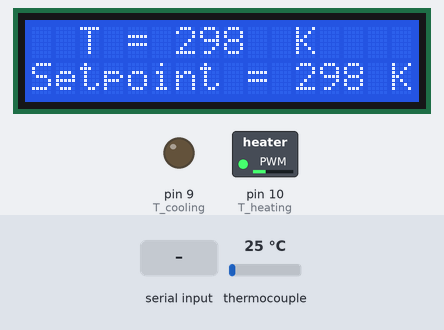
The sketch below on a simulated Arduino Uno, built with avr-gcc and run on an emulated ATmega328P. Shown: 16×2 character LCD, switched loads named in the sketch (green lamp = pin HIGH), output pins drawn as LEDs (lit = HIGH). The test bench sets the inputs (shaded band); at power-on: thermocouple 25 °C.

Above: at 1.8 s.
1.9 s: "SETPOINT\n" received over Serial
At 3.5 s:
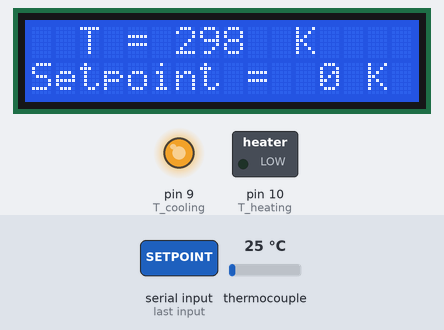
3.8 s: thermocouple set to 6 °C
At 4.7 s:
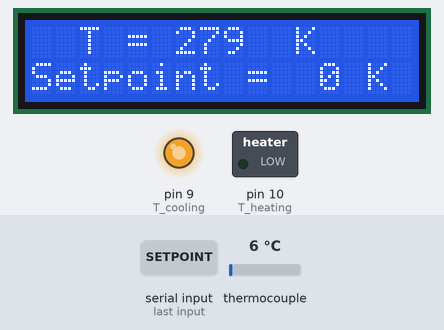
5.4 s: thermocouple set to 75 °C
At 6.0 s:
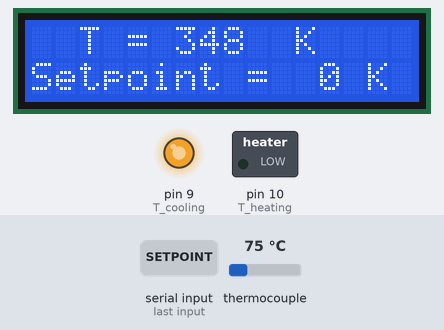
7.0 s: thermocouple set to 150 °C
At 8.5 s:
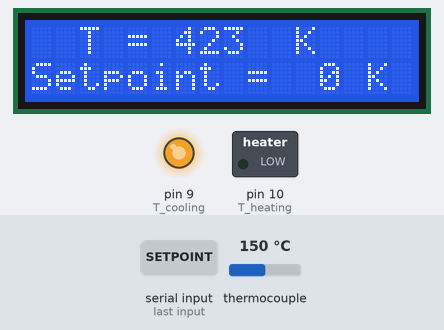
Timing chart, 0 to 10.0 s (numbered marks = the images above; inputs shaded):
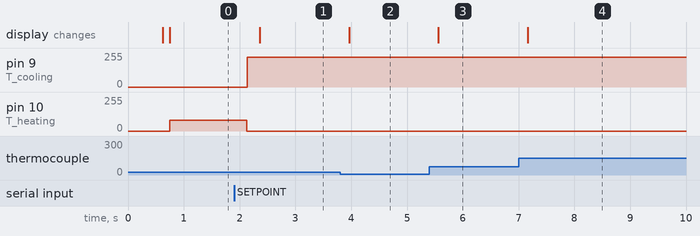

The sketch:

PeltierControl_MAC2_new.ino
```cpp
/*
  PID control of Peltier cell either in cooling or heating
  Temperature is in Kelvin
  Peltier Module UEPT 340-228-060C200S: Vmax=18 V; Imax=6 A; Tmax=170 °C; DeltaTmax=111 K. Suggested limits for P-cell: 250 to 410 K
  POWER SUPPLY: 15-18 V -- works fine with 15 V;
  Limit current to 3.6 A to avoid over heating (if more add one fan on the transitors)
========================================
  CONNECT POWER SUPPLY (-) TO GROUND !!
========================================
  Only use with short thermocouple cable or the temperature becomes very noisy and calibration is no longer valid!
  USE (from Python/Matlab):
  (1) enable serial communication (choose the right port!)
  (2) read temperature with "READ\n"
  (3) print setpoint with "SETPOINT "+Value (where value is a double, e.g. 300.0)
*/

#include <SPI.h>
#include "Adafruit_MAX31855.h"  // thermocouple library
#include <PID_v1.h>
#include <Wire.h>
#include <LiquidCrystal_I2C.h>

// PWM RC-circuit to IRLZ14 nMOS input
int T_heating = 10;  // pin connected to RC circuit#1 and IRLZ14#1-gate to control Temperature output (PWM) - MOS1-cooling
int T_cooling = 9; // pin connected to RC circuit#2 and IRLZ14#2-gate to control Temperature output (PWM) - MOS2-heating
int Tcontrol;       // it can be either T_heating or T_cooling depending on 'mode'.
//int analogRCpin = A0;              // input test pin (read after RC circuit)

String state;

// Temperature reading stuff (Thermocouple: MAX31855):
int maxSO =  5;  // Slave Output (input)
int maxCS = 6;   // chip select (output)
int maxSCK = 12; // serial clock (output)
Adafruit_MAX31855 kTC(maxSCK, maxCS, maxSO);
double temperature_tmp, T;        // current temperature readings
double Told;                      // Temperautre at the previous cycle
int MAX_TEMP_READ_ATTEMPT = 30; // max attemped temperature readings (K)
double MAX_ALLOWED_TEMP = 443;    // safety limit (K) for UEPT 340-228-060C200S
int nTreads=1; // number of Temperature readings: T = sum(T_i)/nTreads

// Arduino stuff:
int LoopDelay = 100; // The RC circuit needs at least 90 to equilibrate! 5/2Tau~100 ms
unsigned long time;               // to be used like time=millis();
unsigned i = 0;                   // generic counter
unsigned long last_read_time = 0;
unsigned long start = 0;
String cmd = "";                  //init command for serial communication

// DC Relays stuff (H-bridge):
int R3 = 2;       // Arduino pins for realys R3: (connected to Power Supply -)
int R4 = 4;       // Arduino pins for realys R4: (connected to Power Supply +)
int R2 = 8;       // Arduino pins for realys R2: cooling circuit (connected between Peltier - and nMOS-right)
int R1 = 7;       // Arduino pins for realys R1: heating circuit (connected between Peltier + and nMOS-left)

bool mode = true; //TRUE="heating", FALSE="cooling"

double T_treshold_min = 286; //Switching temperature (K). Used to switch relays and to limit power when heating from Low-T
double T_treshold_max = 310; //Max treshold temperature (K), used to limit power when cooling from High-T
double T_treshold = 288; // used as single treshold when T_treshold_min and T_treshold_max are not employed

// PID stuff:
double Setpoint, Input, Output, power;
int outputMax=225; // limit the maximum power within the MOS linear region
int outputMin=80; // limit the minimum power above the MOS open treshold
//double Kp = 10, Ki = 0.4, Kd = 0.6;   // PID parameters (backup)
//double Kp = 10 , Ki = 0.4, Kd = 0.8;     // PID parameters (TUNED old Peltier)
double Kp = 10 , Ki = 0.6, Kd = 1.0;     // PID parameters (new Peltier)

bool pid_ena = true;                  // PID is active
PID myPID(&Input, &Output, &Setpoint, Kp, Ki, Kd, DIRECT);

// LCD display stuff
LiquidCrystal_I2C lcd(0x27, 16, 2); // set the LCD address to 0x27 for a 16 chars and 2 line display

//----------ARDUINO SETUP-----------------------------------------------------------------------------------------------------------
void setup() {
  // enable communication:
  Serial.begin(9600); delay(250);

  pinMode(T_heating, OUTPUT);  // define Temperature control pin as output
  pinMode(T_cooling, OUTPUT);  // define Temperature control pin as output
  closeGates();

  pinMode(maxSO, INPUT);
  pinMode(maxCS, OUTPUT);
  pinMode(maxSCK, OUTPUT);

  //start in HEAT mode (mode=true) with all Realys OFF (HIGH state):
  HEAT();//digitalWrite(R1, HIGH); digitalWrite(R2, HIGH); digitalWrite(R3, HIGH);  digitalWrite(R4, HIGH); // use pin~10 (left circuit) / COOLING

  //(1) For safety, remove current from any MOSFET:
  closeGates();
  myPID.SetOutputLimits(outputMin, outputMax); // limit gate voltage on nMOSFET. For IRLZ14, current starts flowing above 1.5 V (85 in pwm) and reaches saturation at about 4 V (around 210 in pwm)

  mode = true;
  state = "Setup";
  //(2) Check current Temperature when Arduino is started:
  temperature_tmp = readT();
  last_read_time = millis();

  //(3) Fix setpoint to current temperature when Arduino is connected (or in case of reset)
  T = temperature_tmp;
  Told = T;
  Input = T;
  //Setpoint = 350; // Kelvin  <----comment when Arduino is driven remotely (Python/Matlab)!
  Setpoint = T; // stay where you are! <----comment only for tests

  //(4) Decide whether we need to cool or heat and run PID routine to keep temperature constant:

  /*// 3a) high temperature regime (When coming from T>T_treshold_min and need to )*/
  if (Setpoint >= T_treshold) {
    if (Setpoint > MAX_ALLOWED_TEMP){
      Setpoint = MAX_ALLOWED_TEMP;
      }
    HEAT();
    myPID.Compute();
    power = Output;
    analogWrite(Tcontrol, power);
   }
  /*// 3b) low temperature regime:*/
  else if (Setpoint < T_treshold) {
    COOL();
    myPID.Compute();
    power = -(Output);
    analogWrite(Tcontrol, power);
   }

  // (5) initialize PID
  start = millis();         // start counting time when Arduino is connected
  last_read_time =  start;
  myPID.SetMode(AUTOMATIC); // don't worry, be happy
  pid_ena = true;           // set PID state: enabled

  // (6) enable display
  lcd.begin();  //initialize the lcd
  //lcd.backlight();  //open the backlight
}

//===================================================================================
//---------ARDUINO LOOP--------------------------------------------------------------
//===================================================================================
void loop() {
  //(1) Read Temperature from thermocouple:
  temperature_tmp = readT();
  last_read_time = millis();
  T = temperature_tmp;

  if (isnan(T)) {
    T = Told;
  }

  /* b) print Temperature on LCD display*/
  lcd.clear();
  //lcd.blink();
  lcd.setCursor(2,0); lcd.print("T = ");
  lcd.setCursor(6,0); lcd.print(String(T, 0));
  lcd.setCursor(11,0); lcd.print("K");

  /* c) print Setpoint on LCD display*/
  lcd.setCursor(0,1); lcd.print("Setpoint = " + String(Setpoint, 0) + " K");


  //[!]Remove following line when used remotely[!]:
  //Serial.print("T "); Serial.print(T); Serial.print("\t");  Serial.print("Tset "); Serial.print(Setpoint); Serial.print("\t"); Serial.print("pwr "); Serial.print(Output);Serial.print("\n");


  Input = T;

  //(2) Check for Serial Communication Input
  // Check serial connection: ~.~.~.~.~.~.~.~.~.~.~.~.~.~.~
  if (Serial)
  {
    // Check serial input
    if (Serial.available() > 0)
    {
      cmd = Serial.readStringUntil('\n');
      // Manual mode ON
      if (cmd == "ON") {
        pid_ena = false;
      }
      else if (cmd == "READ") {
        Serial.println(T);
      }
      // Send new setpoint to Arduino
      else if (cmd.substring(0, 8) == "SETPOINT") {
        Setpoint = cmd.substring(9).toDouble();
        if (Setpoint > MAX_ALLOWED_TEMP) {
          Setpoint = MAX_ALLOWED_TEMP;
        }
      }
      // Read Setpoint
      else if (cmd == "READSETPOINT") {
        Serial.println(Setpoint);
      }
      else {
        //for errors...
        Serial.println("Command not valid: " + cmd);
      }
    } // Close check serial input
  } // Close check serial connection

  //(3) Decide whether we need to cool or heat and run PID routine:
  /*// 3a) high temperature regime:*/
  if (Setpoint >= T_treshold) {
    if (Setpoint > MAX_ALLOWED_TEMP){
      Setpoint = MAX_ALLOWED_TEMP;
      }
    HEAT();
    myPID.Compute();
    power = Output;
    analogWrite(Tcontrol, power);
   }

  /*// 3b) low temperature regime:*/
  else if (Setpoint < T_treshold) {
    COOL();
    myPID.Compute();
    power = -(Output);
    analogWrite(Tcontrol, power);
   }

  // save current temperature for following loop and restart cycle
  Told = T;
  delay(LoopDelay);

} // Close Arduino Loop


// ----Functions-------------------------------------------------------------------------------------------------------------------
/*double readT() {
  double result, tempT;
  int i = 0;
  tempT = 0;
  delay(200);
  while ((isnan(tempT) or tempT == 0 or tempT == 273.15) and i < MAX_TEMP_READ_ATTEMPT) {
    tempT = (kTC.readCelsius() + 273.15);
    delay(100);
    i++;
  }
  result = tempT;
  return result;
  }*/

double readT() {
  double result, tempT, TT;
  int i = 0;
  int k = 0;
  tempT = 0;
  TT = 0;
  while ( (isnan(TT) or TT <= 0) and i < MAX_TEMP_READ_ATTEMPT) {
      while (k < nTreads) {
        tempT = (kTC.readCelsius());
        delay(100);
        TT = TT + tempT;
        k++;
      }
      i++;
  }
  result = TT / nTreads;
  //}

  return result + 273.15;
}


void HEAT() {
  if (!mode) {
    //close gates
    digitalWrite(T_cooling, LOW);
    digitalWrite(T_heating, LOW);
    //switch circuits
    pinMode(R1, OUTPUT); pinMode(R2, OUTPUT); pinMode(R3, OUTPUT); pinMode(R4, OUTPUT);
    digitalWrite(R1, HIGH); digitalWrite(R2, HIGH);
    digitalWrite(R3, HIGH); digitalWrite(R4, HIGH);
    delay(2);
    myPID.SetOutputLimits(outputMin, outputMax);
  }
  Tcontrol = T_heating;
  mode = true; //heating mode
}

void COOL() {
  if (mode) {
    //close gates
    digitalWrite(T_heating, LOW);
    digitalWrite(T_cooling, LOW);
    //switch circuits
    pinMode(R1, OUTPUT); pinMode(R2, OUTPUT); pinMode(R3, OUTPUT); pinMode(R4, OUTPUT);
    digitalWrite(R1, LOW); digitalWrite(R2, LOW);
    digitalWrite(R3, LOW); digitalWrite(R4, LOW);
    delay(2);
    myPID.SetOutputLimits(-outputMax, -outputMin);
  }
  Tcontrol = T_cooling;
  mode = false; //cooling mode
}

void closeGates() {
  digitalWrite(T_heating, LOW); delay(2);
  digitalWrite(T_cooling, LOW); delay(2);
  delay(100);
}
```

Measured:
- after the input at 1.9 s, pin 9 (T_cooling): 0/255 → 225/255 after 0.23 s; pin 10 (T_heating): 80/255 → 0/255 after 0.23 s; the display: changes after 0.46 s (image 1)
- after the input at 3.8 s, the display: changes after 0.16 s (image 2)
- after the input at 5.4 s, the display: changes after 0.16 s (image 3)
- after the input at 7.0 s, the display: changes after 0.17 s (image 4)
